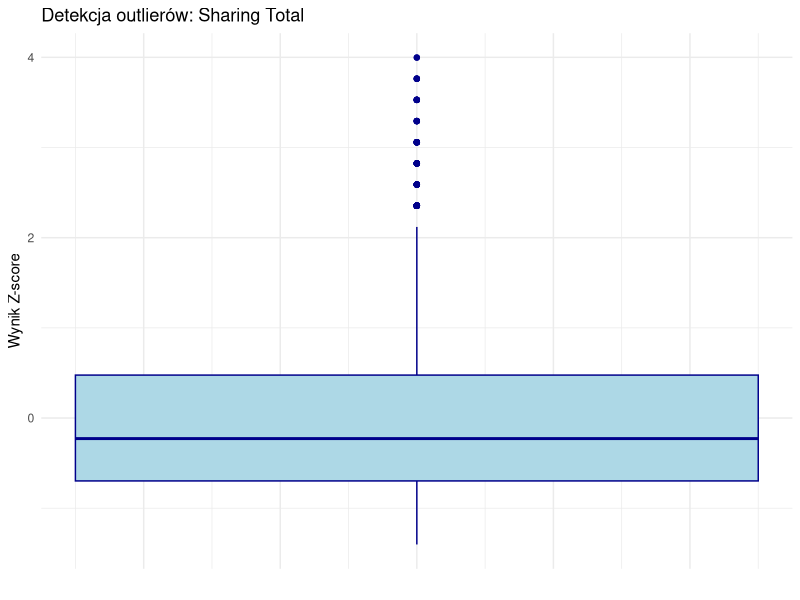
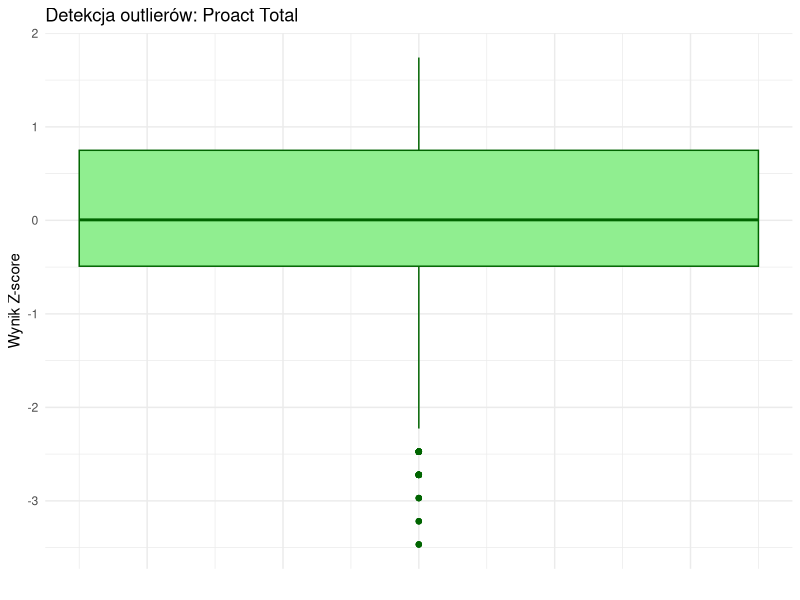
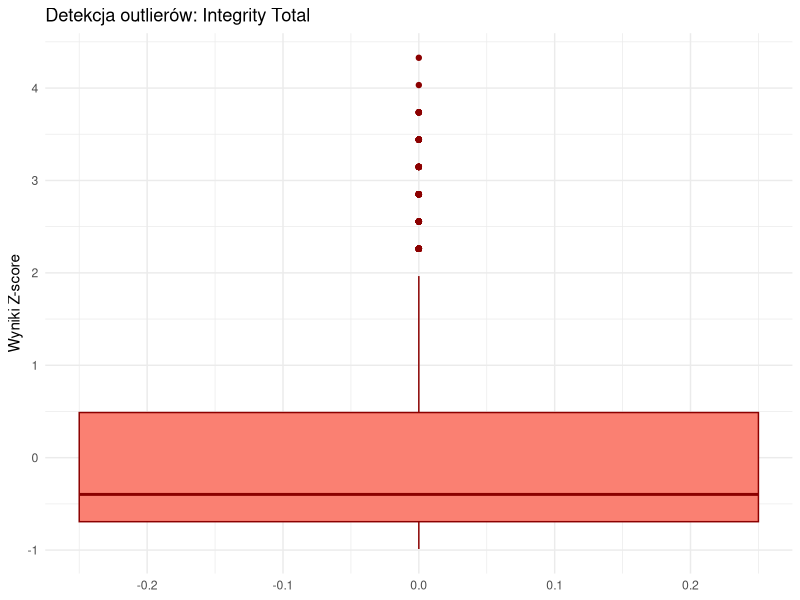
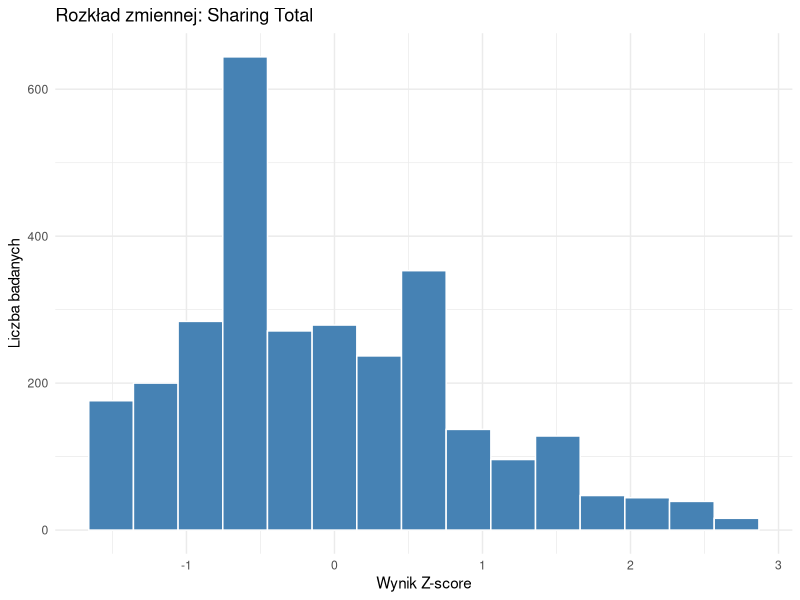
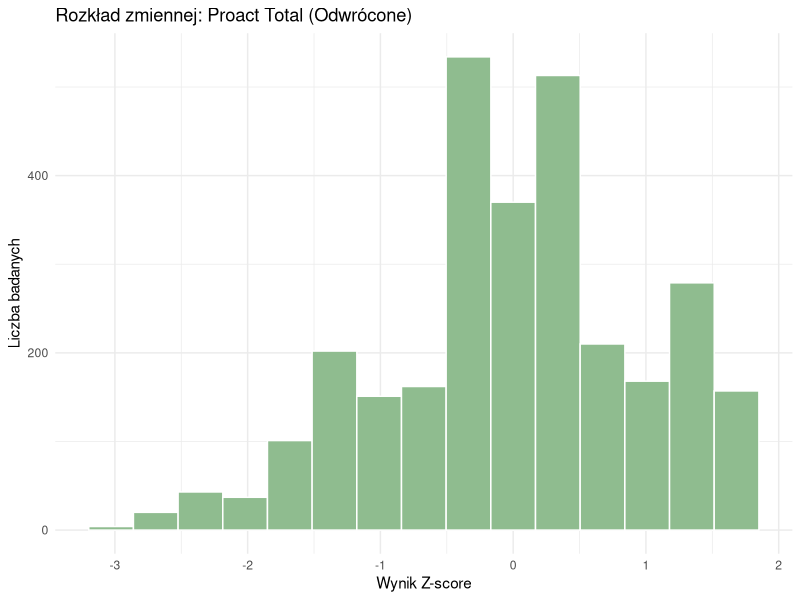
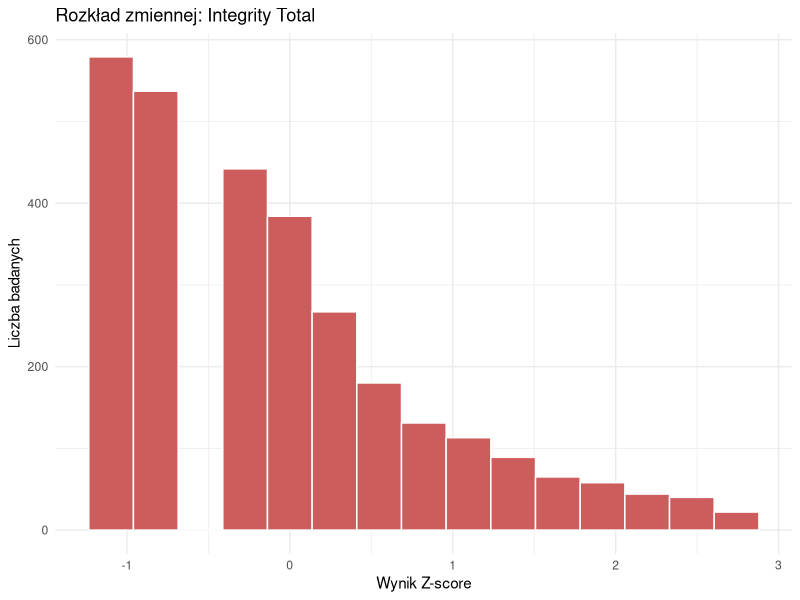
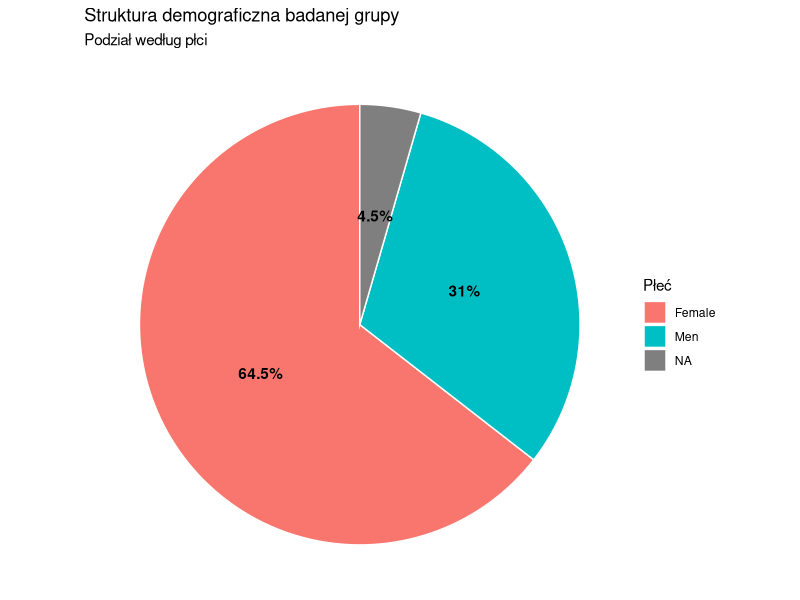

The R source for these figures, in order:
## ---- chunk 1
library(dplyr)
library(ggplot2)
dane <- read.csv("dane_rekodowane.csv")
## ---- chunk 2
summary(dane)
## ---- chunk 3
ggplot(data = dane, aes(y = Sharing_Total)) +
  geom_boxplot(fill = "lightblue", color = "darkblue", width = 0.5) +
  theme_minimal() +
  labs(
    title = "Detekcja outlierów: Sharing Total",
    y = "Wynik Z-score",
    x = ""
  ) +

  theme(axis.text.x = element_blank(), axis.ticks.x = element_blank())

## ---- chunk 4
ggplot(data = dane, aes(y = Proact_Total)) +
  geom_boxplot(fill = "lightgreen", color = "darkgreen", width = 0.5) +
  theme_minimal() +
  labs(
    title = "Detekcja outlierów: Proact Total",
    y = "Wynik Z-score",
    x = ""
  ) +
  theme(axis.text.x = element_blank(), axis.ticks.x = element_blank())
## ---- chunk 5
ggplot(data=dane,aes(y=Integrit_Total)) + 
  geom_boxplot(fill = "salmon", color= "darkred", width=0.5) +
  theme_minimal() +
  labs(
    title="Detekcja outlierów: Integrity Total",
    y="Wyniki Z-score",
    x=""
    ) +
  theme(axis.title.x = element_blank(), axis.ticks.x = element_blank())
## ---- chunk 6
#Identyfikacja
outliery <- dane %>%
  filter(
    abs(Sharing_Total) > 3 | 
    abs(Proact_Total) > 3 | 
    abs(Integrit_Total) > 3
  )
View(outliery)

#Usunięcie

dane <-dane %>%
  filter(
    abs(Sharing_Total) <= 3 & 
    abs(Proact_Total) <= 3 & 
    abs(Integrit_Total) <= 3
  )

#Just for sure
glimpse(dane)
## ---- chunk 7
library(psych)
descriptives <- dane %>%
  select(Sharing_Total, Proact_Total, Integrit_Total) %>%
  describe()
  View(descriptives)
  descriptives
## ---- chunk 8
ggplot(data = dane, aes(x = Sharing_Total)) +
  geom_histogram(fill = "steelblue", color = "white", bins = 15) +
  theme_minimal() +
  labs(
    title = "Rozkład zmiennej: Sharing Total",
    x = "Wynik Z-score",
    y = "Liczba badanych"
  )
## ---- chunk 9
ggplot(data = dane, aes(x = Proact_Total)) +
  geom_histogram(fill = "darkseagreen", color = "white", bins = 15) +
  theme_minimal() +
  labs(
    title = "Rozkład zmiennej: Proact Total (Odwrócone)",
    x = "Wynik Z-score",
    y = "Liczba badanych"
  )
## ---- chunk 10
ggplot(data = dane, aes(x = Integrit_Total)) +
  geom_histogram(fill = "indianred", color = "white", bins = 15) +
  theme_minimal() +
  labs(
    title = "Rozkład zmiennej: Integrity Total",
    x = "Wynik Z-score",
    y = "Liczba badanych"
  )
## ---- chunk 11
tabela_sex <- dane %>%
  count(Sex) %>%
  mutate(Procent = round((n / sum(n)) * 100, 1))
tabela_sex
## ---- chunk 12
ggplot(data = tabela_sex, aes(x = "", y = n, fill = Sex)) +
  geom_bar(stat = "identity", width = 1, color = "white") +
  coord_polar("y", start = 0) +
  geom_text(aes(label = paste0(Procent, "%")), position = position_stack(vjust = 0.5), fontface = "bold") +
  theme_void() +
  labs(
    title = "Struktura demograficzna badanej grupy",
    subtitle = "Podział według płci",
    fill = "Płeć"
  )
## ---- chunk 13
liczba_kobiet <- sum(dane$Sex == "Female", na.rm = TRUE)
liczba_wszystkich <- sum(!is.na(dane$Sex))
test_plci <- binom.test(x = liczba_kobiet, n = liczba_wszystkich, p = 0.69, alternative = "two.sided")
test_plci
## ---- chunk 14
liczba_wszystkich_wiek <- sum(!is.na(dane$Age))

test_wiek <-dane %>%
  filter(!is.na(Age)) %>%      
  count(Age) %>%               
  rowwise() %>%                
  mutate(
    wynik_testu = list(binom.test(x = n, n = liczba_wszystkich_wiek, p = 0.30, alternative = "less")),
    
    Proporcja = round(wynik_testu$estimate, 3), 
    p_value = round(wynik_testu$p.value, 4)     
  ) %>%
  select(Age, Liczba_osob = n, Proporcja, p_value)

print(as.data.frame(test_wiek))
